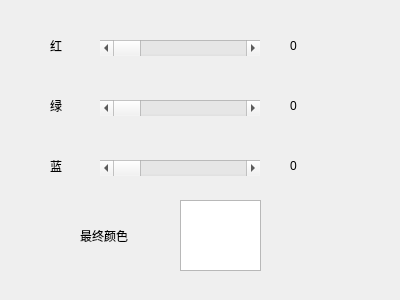
<?xml version="1.0" encoding="UTF-8"?>
<ui version="4.0">
 <class>Widget</class>
 <widget class="QWidget" name="Widget">
  <property name="geometry">
   <rect>
    <x>0</x>
    <y>0</y>
    <width>400</width>
    <height>300</height>
   </rect>
  </property>
  <property name="sizePolicy">
   <sizepolicy hsizetype="Fixed" vsizetype="Fixed">
    <horstretch>0</horstretch>
    <verstretch>0</verstretch>
   </sizepolicy>
  </property>
  <property name="windowTitle">
   <string>调色板</string>
  </property>
  <property name="windowIcon">
   <iconset resource="rc.qrc">
    <normaloff>:/new/prefix1/png.ico</normaloff>:/new/prefix1/png.ico</iconset>
  </property>
  <widget class="QLabel" name="label">
   <property name="geometry">
    <rect>
     <x>50</x>
     <y>40</y>
     <width>54</width>
     <height>12</height>
    </rect>
   </property>
   <property name="text">
    <string>红</string>
   </property>
  </widget>
  <widget class="QLabel" name="label_2">
   <property name="geometry">
    <rect>
     <x>50</x>
     <y>100</y>
     <width>54</width>
     <height>12</height>
    </rect>
   </property>
   <property name="text">
    <string>绿</string>
   </property>
  </widget>
  <widget class="QLabel" name="label_3">
   <property name="geometry">
    <rect>
     <x>50</x>
     <y>160</y>
     <width>54</width>
     <height>12</height>
    </rect>
   </property>
   <property name="text">
    <string>蓝</string>
   </property>
  </widget>
  <widget class="QScrollBar" name="GetR">
   <property name="geometry">
    <rect>
     <x>100</x>
     <y>40</y>
     <width>160</width>
     <height>16</height>
    </rect>
   </property>
   <property name="maximum">
    <number>255</number>
   </property>
   <property name="orientation">
    <enum>Qt::Horizontal</enum>
   </property>
  </widget>
  <widget class="QScrollBar" name="GetG">
   <property name="geometry">
    <rect>
     <x>100</x>
     <y>100</y>
     <width>160</width>
     <height>16</height>
    </rect>
   </property>
   <property name="maximum">
    <number>255</number>
   </property>
   <property name="orientation">
    <enum>Qt::Horizontal</enum>
   </property>
  </widget>
  <widget class="QScrollBar" name="GetB">
   <property name="geometry">
    <rect>
     <x>100</x>
     <y>160</y>
     <width>160</width>
     <height>16</height>
    </rect>
   </property>
   <property name="maximum">
    <number>255</number>
   </property>
   <property name="orientation">
    <enum>Qt::Horizontal</enum>
   </property>
  </widget>
  <widget class="QLabel" name="label_4">
   <property name="geometry">
    <rect>
     <x>80</x>
     <y>230</y>
     <width>54</width>
     <height>12</height>
    </rect>
   </property>
   <property name="text">
    <string>最终颜色</string>
   </property>
  </widget>
  <widget class="QLabel" name="RedL">
   <property name="geometry">
    <rect>
     <x>290</x>
     <y>40</y>
     <width>54</width>
     <height>12</height>
    </rect>
   </property>
   <property name="text">
    <string>0</string>
   </property>
  </widget>
  <widget class="QLabel" name="GreenL">
   <property name="geometry">
    <rect>
     <x>290</x>
     <y>100</y>
     <width>54</width>
     <height>12</height>
    </rect>
   </property>
   <property name="text">
    <string>0</string>
   </property>
  </widget>
  <widget class="QLabel" name="BlueL">
   <property name="geometry">
    <rect>
     <x>290</x>
     <y>160</y>
     <width>54</width>
     <height>12</height>
    </rect>
   </property>
   <property name="text">
    <string>0</string>
   </property>
  </widget>
  <widget class="QGraphicsView" name="graphicsView">
   <property name="geometry">
    <rect>
     <x>180</x>
     <y>200</y>
     <width>81</width>
     <height>71</height>
    </rect>
   </property>
  </widget>
 </widget>
 <layoutdefault spacing="6" margin="11"/>
 <resources>
  <include location="rc.qrc"/>
 </resources>
 <connections/>
</ui>
